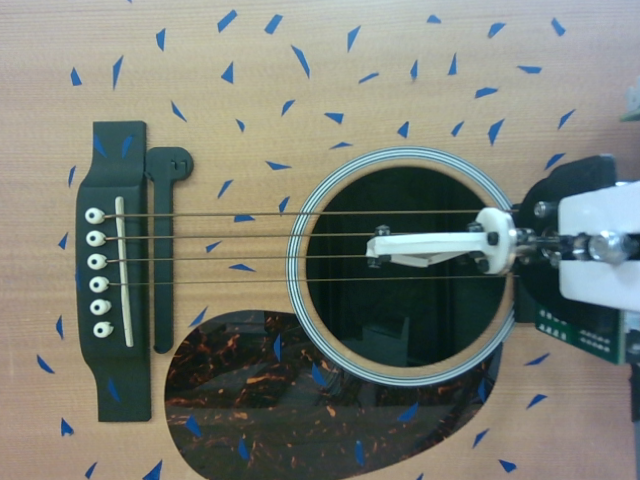
#> input picture ref_img/0.png, 640 x 480 px, given in place of the camera
$ python camTest.py
#> lines starting #> are read from the running program, lines starting #| are printed output that depends on the picture; after the words box and inside, x2 and y2 are one past the last pixel; in counts of white or black regions, pixels touching at a corner belong together
import numpy as np
import cv2

cap = cv2.VideoCapture(1)

if not cap.isOpened():
    print("Cannot open camera")
    exit()

cap.set(cv2.CAP_PROP_FRAME_WIDTH, 640)  # 640
cap.set(cv2.CAP_PROP_FRAME_HEIGHT, 360)  # 360

fx = 721.09243814
fy = 720.94737436
cx = 638.05877753
cy = 330.89311104
k1 = -3.70096470e-01
k2 = 2.45356415e-01
k3 = -1.03432110e-01
p1 = 1.52110990e-04
p2 = -1.48148947e-05

calibration_matrix = np.array([
    [fx, 0, cx],
    [0, fy, cy],
    [0, 0, 1]
])

while True:
    ret, frame = cap.read()
#> frame is the input picture: shape (480, 640, 3); mean B, G, R 116.9, 125.7, 121.5
    if not ret:
        print("Can't receive frame (stream end?). Exiting ...")
        break

    frame = cv2.undistort(frame, calibration_matrix, (k1, k2, p1, p2, k3))
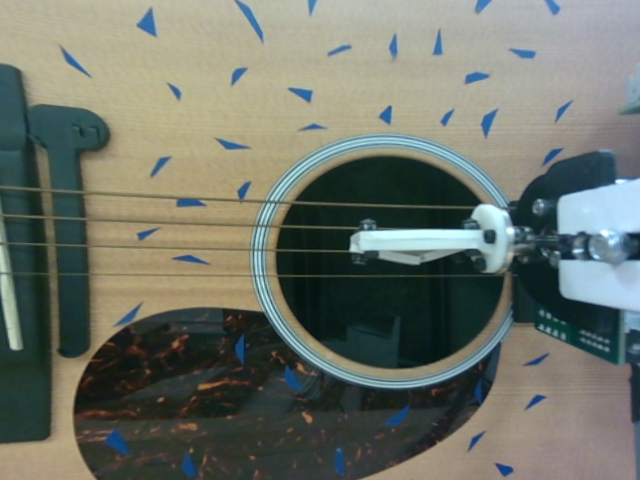
#> frame: shape (480, 640, 3); mean B, G, R 105.8, 115.7, 110

    gray = cv2.cvtColor(frame, cv2.COLOR_BGR2GRAY)
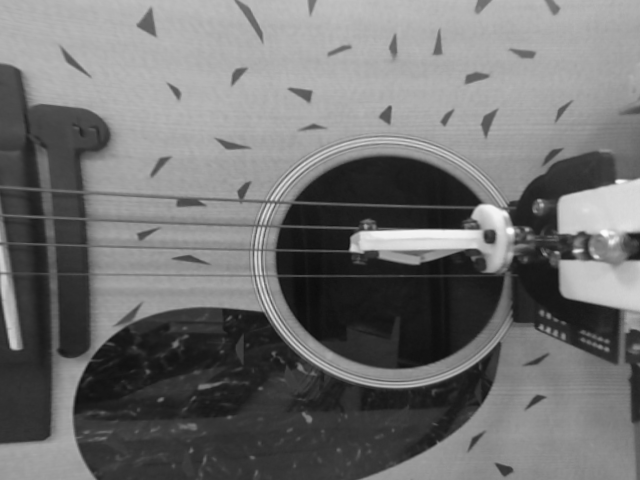
#> gray: shape (480, 640); min 12, max 252, mean 112.8
    edges = cv2.Canny(gray, 50, 150, apertureSize=3)
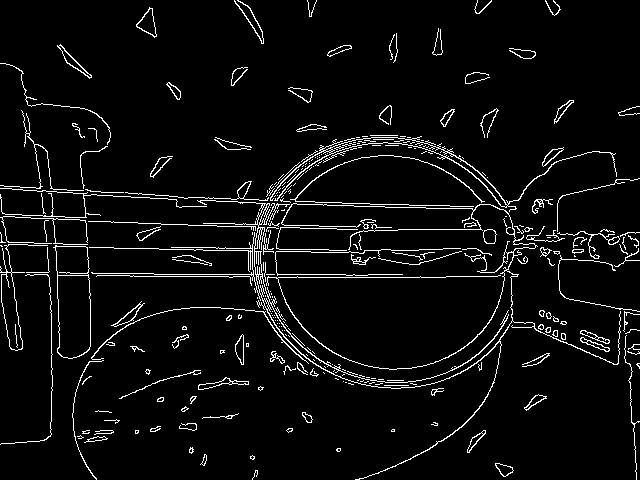
#> edges: shape (480, 640); 5.1% white in thin lines or dots
    lines = cv2.HoughLines(edges, 1, np.pi / 180,150, 6)
#> lines = 19 rows, first 8: [246, 1.59], [274, 1.57], [190, 1.61], [214, 1.61], [193, 1.61], [244, 1.59], [271, 1.59], [186, 1.62]
    if lines is not None:
        for line in lines:
            rho, theta = line[0]
            a = np.cos(theta)
            b = np.sin(theta)
            x0 = a * rho
            y0 = b * rho
            x1 = int(x0 + 1000 * (-b))
            y1 = int(y0 + 1000 * a)
            x2 = int(x0 - 1000 * (-b))
            y2 = int(y0 - 1000 * a)
            cv2.line(frame, (x1, y1), (x2, y2), (0, 0, 255), 2)
#> this loop made 19 passes
#> (rho, theta, a, b, x0, y0, x1, y1) on passes 1 to 12: (246, 1.59, -0.0175, 1, -4.29, 246, -1004, 228), (274, 1.57, -4.37e-08, 1, -1.2e-05, 274, -1000, 273), (190, 1.61, -0.0349, 0.999, -6.63, 189.9, -1006, 154), (214, 1.61, -0.0349, 0.999, -7.47, 213.9, -1006, 178), (193, 1.61, -0.0349, 0.999, -6.74, 192.9, -1006, 157), (244, 1.59, -0.0175, 1, -4.26, 244, -1004, 226), (271, 1.59, -0.0175, 1, -4.73, 271, -1004, 253), (186, 1.62, -0.0523, 0.999, -9.73, 185.7, -1008, 133), (217, 1.61, -0.0349, 0.999, -7.57, 216.9, -1006, 181), (277, 1.57, -4.37e-08, 1, -1.21e-05, 277, -1000, 276), (220, 1.59, -0.0175, 1, -3.84, 220, -1003, 202), (249, 1.57, -4.37e-08, 1, -1.09e-05, 249, -1000, 248)
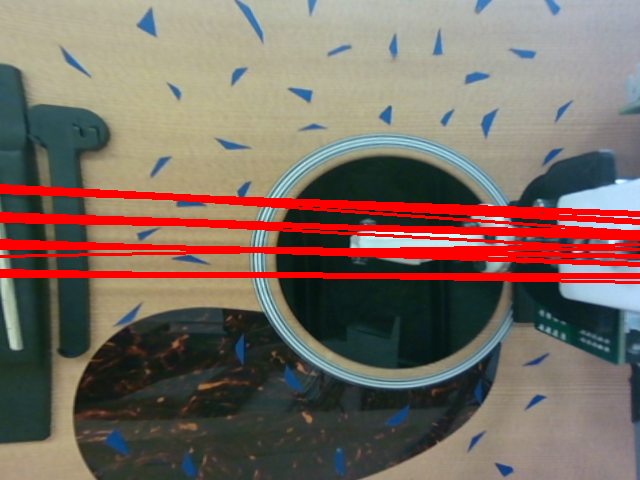
#> frame: shape (480, 640, 3); 8.2% of pixels changed, all inside (x1, y1, x2, y2) = (0, 184, 640, 284)

    cv2.imshow('Frame', frame)

    if cv2.waitKey(1) == ord('q'):
#> (key q is pressed here)
        break

cap.release()
cv2.destroyAllWindows()

$ run again, on ref_img/1.png
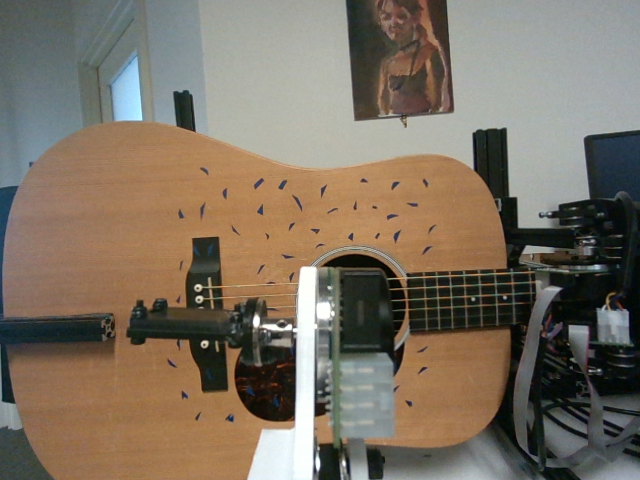
#> input picture ref_img/1.png, 640 x 480 px, given in place of the camera
#> frame is the input picture: shape (480, 640, 3); mean B, G, R 98.4, 113.2, 124.9
#> `edges = cv2.Canny(gray, 50, 150, apertureSize=3)`:
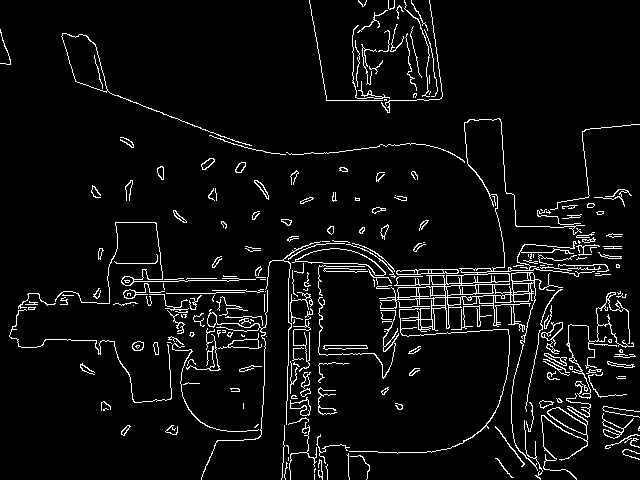
#> edges: shape (480, 640); 5.3% white in thin lines or dots
#> lines = [[299, 1.54], [288, 1.54], [284, 1.54], [282, 1.55], [301, 1.54], [305, 1.55], [305, 1.5], [318, 1.52], [330, 1.52]]
#> the loop `for line in lines:` made 9 passes
#> (rho, theta, a, b, x0, y0, x1, y1) on passes 1 to 8: (299, 1.54, 0.0349, 0.999, 10.43, 298.8, -988, 333), (288, 1.54, 0.0349, 0.999, 10.05, 287.8, -989, 322), (284, 1.54, 0.0349, 0.999, 9.91, 283.8, -989, 318), (282, 1.55, 0.0175, 1, 4.92, 282, -994, 299), (301, 1.54, 0.0349, 0.999, 10.5, 300.8, -988, 335), (305, 1.55, 0.0175, 1, 5.32, 305, -994, 322), (305, 1.5, 0.0698, 0.998, 21.28, 304.3, -976, 374), (318, 1.52, 0.0523, 0.999, 16.64, 317.6, -981, 369)
#> after the loop `for line in lines:`:
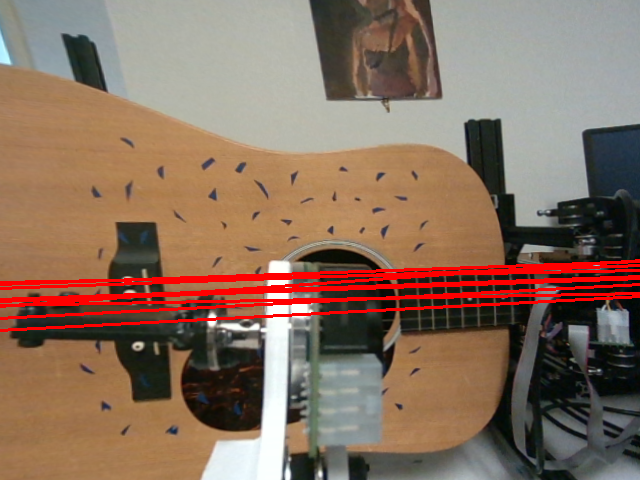
#> frame: shape (480, 640, 3); mean B, G, R 94, 111.2, 136.9

$ run again, on ref_img/2.png
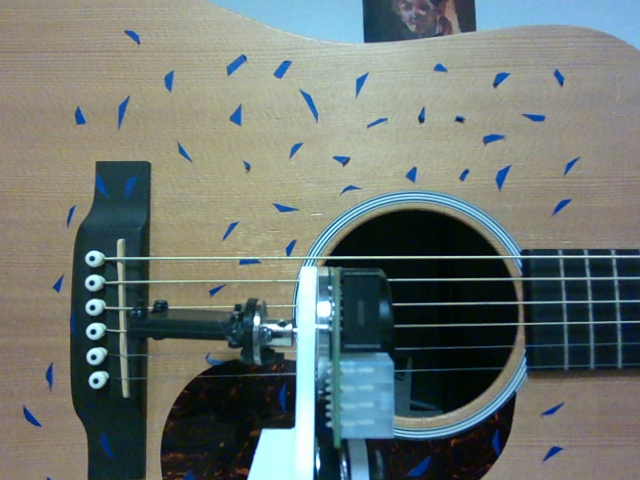
#> input picture ref_img/2.png, 640 x 480 px, given in place of the camera
#> frame is the input picture: shape (480, 640, 3); mean B, G, R 114.1, 118.5, 109.7
#> `edges = cv2.Canny(gray, 50, 150, apertureSize=3)`:
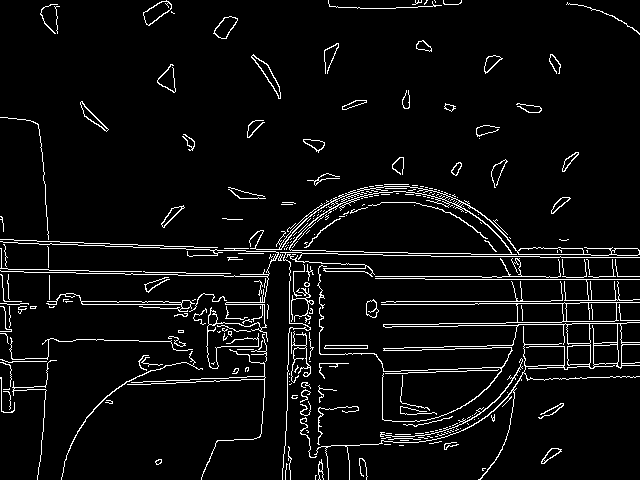
#> edges: shape (480, 640); 5.3% white in thin lines or dots
#> lines = 24 rows, first 8: [269, 1.59], [301, 1.57], [271, 1.59], [242, 1.61], [304, 1.57], [239, 1.61], [276, 1.57], [245, 1.59]
#> the loop `for line in lines:` made 24 passes
#> (rho, theta, a, b, x0, y0, x1, y1) on passes 1 to 8: (269, 1.59, -0.0175, 1, -4.69, 269, -1004, 251), (301, 1.57, -4.37e-08, 1, -1.32e-05, 301, -1000, 300), (271, 1.59, -0.0175, 1, -4.73, 271, -1004, 253), (242, 1.61, -0.0349, 0.999, -8.45, 241.9, -1007, 206), (304, 1.57, -4.37e-08, 1, -1.33e-05, 304, -1000, 303), (239, 1.61, -0.0349, 0.999, -8.34, 238.9, -1007, 203), (276, 1.57, -4.37e-08, 1, -1.21e-05, 276, -1000, 275), (245, 1.59, -0.0175, 1, -4.28, 245, -1004, 227)
#> after the loop `for line in lines:`:
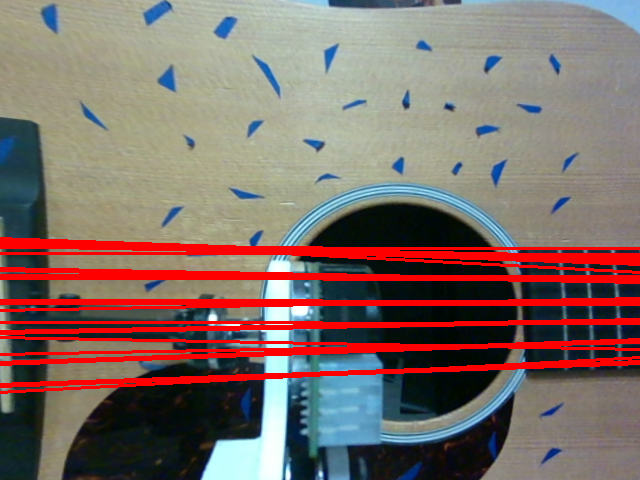
#> frame: shape (480, 640, 3); mean B, G, R 102.1, 108.1, 127.8

$ run again, on ref_img/3.png
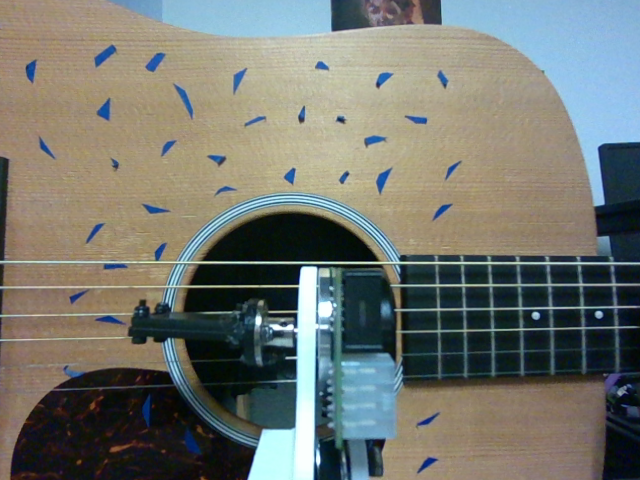
#> input picture ref_img/3.png, 640 x 480 px, given in place of the camera
#> frame is the input picture: shape (480, 640, 3); mean B, G, R 111.6, 118.5, 115.5
#> `edges = cv2.Canny(gray, 50, 150, apertureSize=3)`:
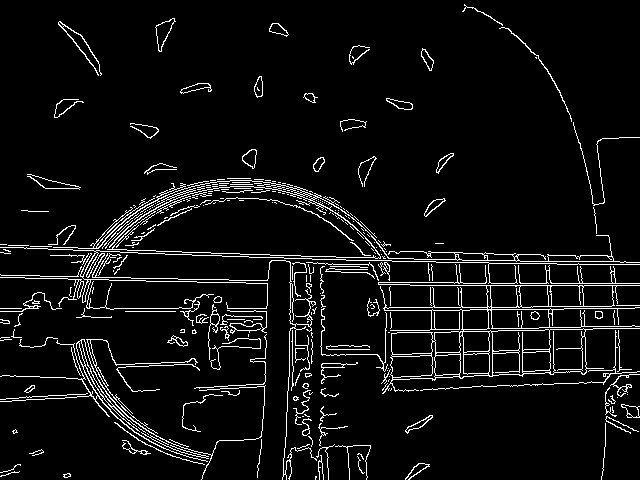
#> edges: shape (480, 640); 6% white in thin lines or dots
#> lines = 27 rows, first 8: [275, 1.59], [245, 1.61], [251, 1.59], [308, 1.57], [247, 1.61], [254, 1.59], [285, 1.57], [400, 1.52]
#> the loop `for line in lines:` made 27 passes
#> (rho, theta, a, b, x0, y0, x1, y1) on passes 1 to 8: (275, 1.59, -0.0175, 1, -4.8, 275, -1004, 257), (245, 1.61, -0.0349, 0.999, -8.55, 244.9, -1007, 209), (251, 1.59, -0.0175, 1, -4.38, 251, -1004, 233), (308, 1.57, -4.37e-08, 1, -1.35e-05, 308, -1000, 307), (247, 1.61, -0.0349, 0.999, -8.62, 246.8, -1008, 211), (254, 1.59, -0.0175, 1, -4.43, 254, -1004, 236), (285, 1.57, -4.37e-08, 1, -1.25e-05, 285, -1000, 284), (400, 1.52, 0.0523, 0.999, 20.93, 399.5, -977, 451)
#> after the loop `for line in lines:`:
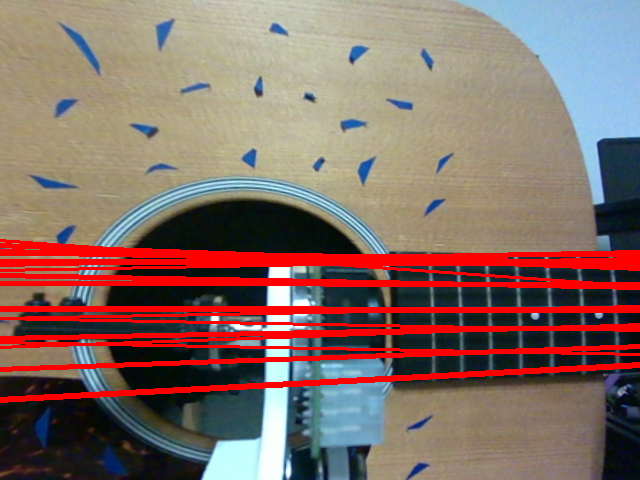
#> frame: shape (480, 640, 3); mean B, G, R 100.4, 108, 133.9
